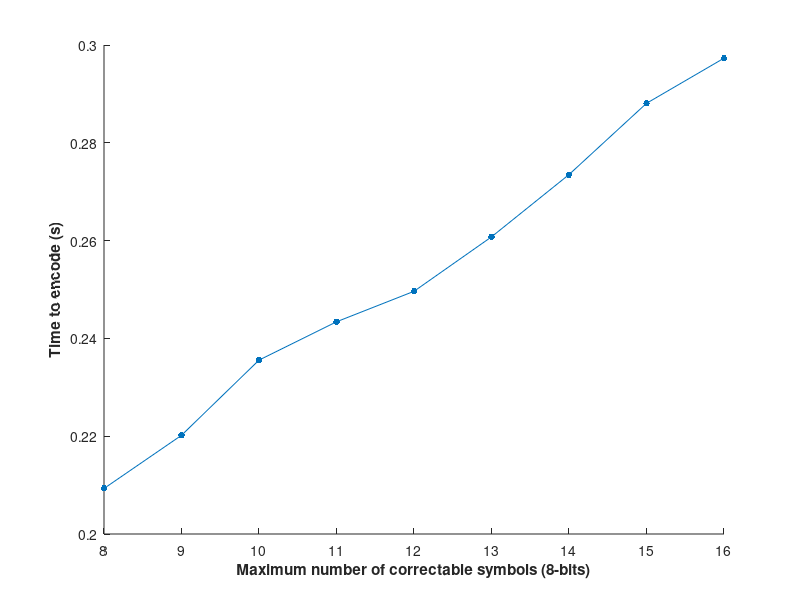

Recreate this plot in MATLAB. (Note: this script raises an error after producing the figure.)
T_dec_matrix_max_errors = [0.0165229050000000,0.0152007870000000,0.0141082380000000,0.0133823290000000,0.0123899750000000,0.0115072410000000,0.0108482740000000,0.00988379100000000,0.00922655500000000];
T_dec_matrix_50_percent = [0.0162784950000000,0.0151200640000000,0.0142506100000000,0.0133086060000000,0.0125240040000000,0.0117280210000000,0.0107747850000000,0.00996342800000000,0.00914296000000000];
T_dec_matrix_10_percent = [0.0160755330000000,0.0151199840000000,0.0142519790000000,0.0133961100000000,0.0125963300000000,0.0115285550000000,0.0109376970000000,0.00997064700000000,0.00897565700000000];
T_enc_matrix = [0.297302763000000,0.288073251000000,0.273499820000000,0.260762058000000,0.249631426000000,0.243395062000000,0.235558017000000,0.220184648000000,0.209308219000000];

hold on;
y1 = [16 15 14 13 12 11 10 9 8];
plot(y1,T_enc_matrix,'.-','markersize',15)
xticks([8 9 10 11 12 13 14 15 16]);
%yticks([0.20 0.21 0.22 0.23 0.24 0.25 0.26 0.27 0.28 0.29 0.30]);
xlabel('Maximum number of correctable symbols (8-bits)','fontweight','bold');
ylabel('Time to encode (s)','fontweight','bold');
tick2text('axis', 'y', 'yformat', '%.2f')
%legend('Encode 5 packets','50% Error','10% Error');
hold off;
